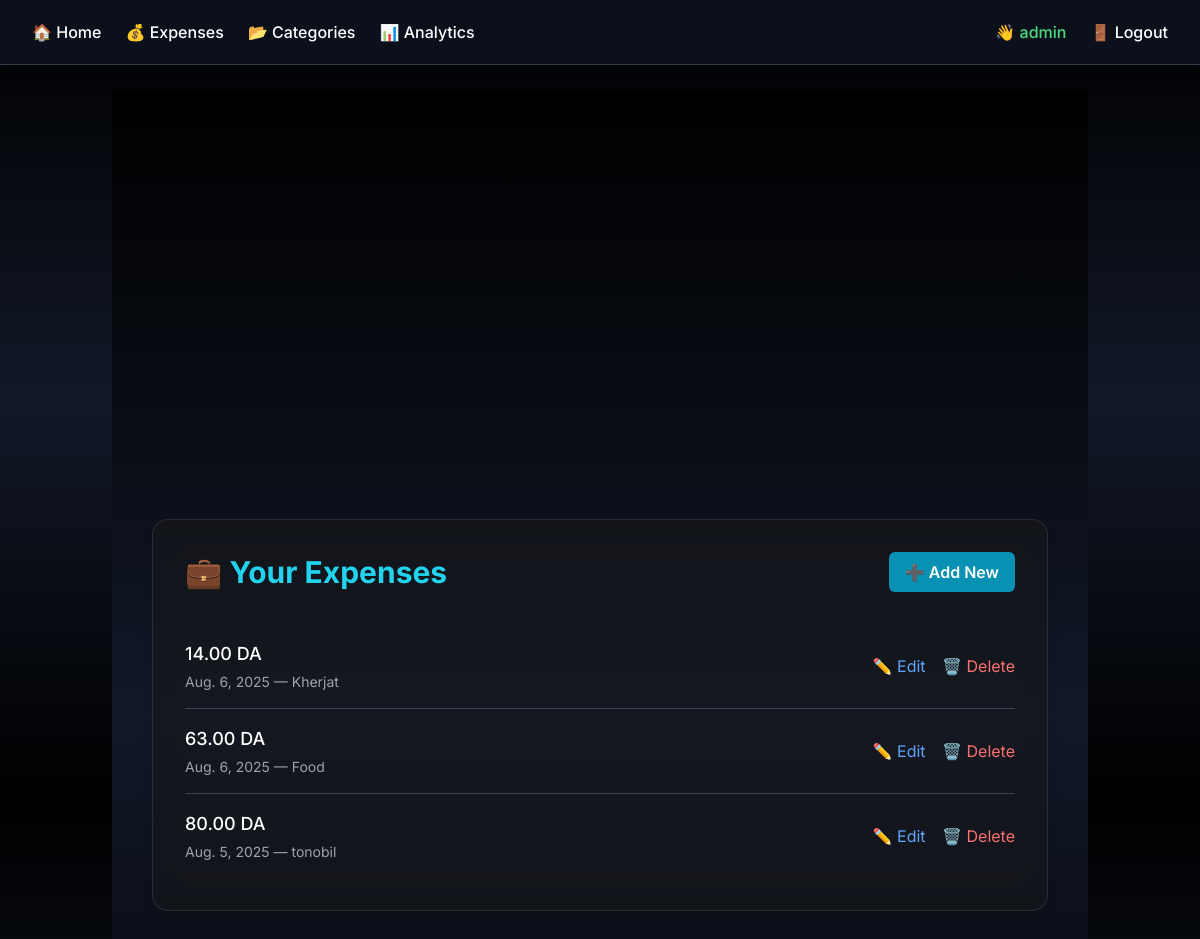
Screenshot of /expenses/ (signed in) with the database file from the repository.
### expenses/models.py (models this page shows, shortened)
class Expense(models.Model):
    user = models.ForeignKey(User, on_delete=models.CASCADE)
    amount = models.DecimalField(max_digits=10, decimal_places=2)
    category = models.ForeignKey(Category, on_delete=models.SET_NULL, null=True)
    date = models.DateField()
    description = models.CharField(max_length=255, blank=True)

class Category(models.Model):
    name = models.CharField(max_length=64)
    user = models.ForeignKey(User, on_delete=models.CASCADE, null=True, blank=True)
    def __str__(self):
        return self.name

### expenses/views.py (the view)
# urls.py: path('', views.expense_list, name='expense_list'),
@login_required
def expense_list(request):
    expenses = Expense.objects.filter(user=request.user).order_by('-date')
    return render(request, 'expenses/expense_list.html', {'expenses': expenses})

### expenses/templates/expenses/expense_list.html (shortened to what this page needs)
{% extends 'base.html' %}
{% block content %}
<div class="min-h-screen flex items-center justify-center bg-gradient-to-b from-black via-gray-900 to-black px-4 py-12">
    <div class="glass w-full max-w-4xl rounded-2xl shadow-lg p-8 space-y-8">
        <div class="flex items-center justify-between">
            <h2 class="text-3xl font-bold text-cyan-400">💼 Your Expenses</h2>
            <a href="{% url 'expense_add' %}"
               class="inline-block px-4 py-2 bg-cyan-600 hover:bg-cyan-700 text-white font-semibold rounded-md transition">
                ➕ Add New
            </a>
        </div>
        {% if expenses %}
            <ul class="divide-y divide-gray-700">
                {% for expense in expenses %}
                    <li class="py-4 flex justify-between items-center">
                        <div class="space-y-1">
                            <p class="text-lg font-medium text-white">
                                {{ expense.amount }} DA
                            </p>
                            <p class="text-sm text-gray-400">
                                {{ expense.date }} — {{ expense.category }}
                            </p>
                        </div>
                        <div class="space-x-3">
                            <a href="{% url 'expense_edit' expense.pk %}" class="text-blue-400 hover:underline">✏️ Edit</a>
                            <a href="{% url 'expense_delete' expense.pk %}" class="text-red-400 hover:underline">🗑️ Delete</a>
                        </div>
                    </li>
                {% endfor %}
            </ul>
        {% else %}
            <div class="text-center text-gray-400 mt-6">
                <p>No expenses yet. Start tracking your spending!</p>
            </div>
        {% endif %}
    </div>
</div>
{% endblock %}

### expenses/templates/expenses/navbar.html
<nav class="bg-gray-900 bg-opacity-70 backdrop-blur-md shadow-lg">
  <div class="max-w-7xl mx-auto px-4 sm:px-6 lg:px-8">
    <div class="flex justify-between h-16 items-center">
      <ul class="flex space-x-6 text-white font-medium">
        <li><a href="{% url 'home' %}" class="hover:text-cyan-400 transition">🏠 Home</a></li>
        <li><a href="{% url 'expense_list' %}" class="hover:text-cyan-400 transition">💰 Expenses</a></li>
        <li><a href="{% url 'category_list' %}" class="hover:text-cyan-400 transition">📂 Categories</a></li>
        <li><a href="{% url 'analytics' %}" class="hover:text-cyan-400 transition">📊 Analytics</a></li>
      </ul>
      <ul class="flex space-x-6 text-white font-medium items-center">
        {% if user.is_authenticated %}
          <li class="text-green-400">👋 {{ user.username }}</li>
          <li><a href="{% url 'logout' %}" class="hover:text-red-400 transition">🚪 Logout</a></li>
        {% else %}
          <li><a href="{% url 'login' %}" class="hover:text-cyan-400 transition">🔐 Login</a></li>
          <li><a href="{% url 'register' %}" class="hover:text-cyan-400 transition">📝 Register</a></li>
        {% endif %}
      </ul>
    </div>
  </div>
</nav>
<hr class="border-gray-700">

### expenses/templates/base.html (style rules this page uses)
body { font-family: 'Inter', sans-serif; }
.glass { background: rgba(24, 24, 27, 0.6); backdrop-filter: blur(10px); -webkit-backdrop-filter: blur(10px); border: 1px solid rgba(255, 255, 255, 0.1); }

### rows the page displays
Expense: amount "14.00", date "Aug. 6, 2025", category "Kherjat"
Expense: amount "63.00", date "Aug. 6, 2025", category "Food"
Expense: amount "80.00", date "Aug. 5, 2025", category "tonobil"

### other values shown
{{ user.username }} "admin"
